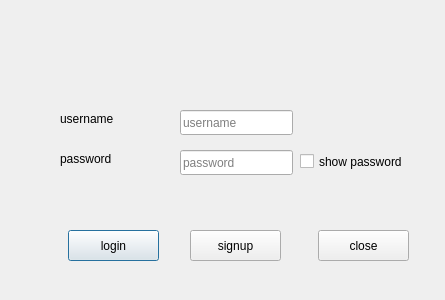
<?xml version="1.0" encoding="UTF-8"?>
<ui version="4.0">
 <class>Dialog</class>
 <widget class="QDialog" name="Dialog">
  <property name="geometry">
   <rect>
    <x>0</x>
    <y>0</y>
    <width>445</width>
    <height>300</height>
   </rect>
  </property>
  <property name="windowTitle">
   <string>Dialog</string>
  </property>
  <widget class="QLineEdit" name="usnmedit">
   <property name="geometry">
    <rect>
     <x>180</x>
     <y>110</y>
     <width>113</width>
     <height>25</height>
    </rect>
   </property>
   <property name="placeholderText">
    <string>username</string>
   </property>
  </widget>
  <widget class="QLineEdit" name="pswdedit">
   <property name="geometry">
    <rect>
     <x>180</x>
     <y>150</y>
     <width>113</width>
     <height>25</height>
    </rect>
   </property>
   <property name="echoMode">
    <enum>QLineEdit::Password</enum>
   </property>
   <property name="placeholderText">
    <string>password</string>
   </property>
  </widget>
  <widget class="QLabel" name="username">
   <property name="geometry">
    <rect>
     <x>60</x>
     <y>110</y>
     <width>67</width>
     <height>17</height>
    </rect>
   </property>
   <property name="text">
    <string>username</string>
   </property>
  </widget>
  <widget class="QLabel" name="password">
   <property name="geometry">
    <rect>
     <x>60</x>
     <y>150</y>
     <width>67</width>
     <height>17</height>
    </rect>
   </property>
   <property name="text">
    <string>password</string>
   </property>
  </widget>
  <widget class="QPushButton" name="loginbtn">
   <property name="geometry">
    <rect>
     <x>68</x>
     <y>230</y>
     <width>91</width>
     <height>31</height>
    </rect>
   </property>
   <property name="text">
    <string>login</string>
   </property>
  </widget>
  <widget class="QPushButton" name="closebtn">
   <property name="geometry">
    <rect>
     <x>318</x>
     <y>230</y>
     <width>91</width>
     <height>31</height>
    </rect>
   </property>
   <property name="text">
    <string>close</string>
   </property>
  </widget>
  <widget class="QCheckBox" name="checkBox">
   <property name="geometry">
    <rect>
     <x>300</x>
     <y>150</y>
     <width>131</width>
     <height>23</height>
    </rect>
   </property>
   <property name="text">
    <string>show password</string>
   </property>
   <property name="checked">
    <bool>false</bool>
   </property>
  </widget>
  <widget class="QPushButton" name="sinupbtn">
   <property name="enabled">
    <bool>true</bool>
   </property>
   <property name="geometry">
    <rect>
     <x>190</x>
     <y>230</y>
     <width>91</width>
     <height>31</height>
    </rect>
   </property>
   <property name="text">
    <string>signup</string>
   </property>
  </widget>
 </widget>
 <resources/>
 <connections>
  <connection>
   <sender>closebtn</sender>
   <signal>clicked()</signal>
   <receiver>Dialog</receiver>
   <slot>close()</slot>
   <hints>
    <hint type="sourcelabel">
     <x>264</x>
     <y>242</y>
    </hint>
    <hint type="destinationlabel">
     <x>199</x>
     <y>149</y>
    </hint>
   </hints>
  </connection>
 </connections>
</ui>
